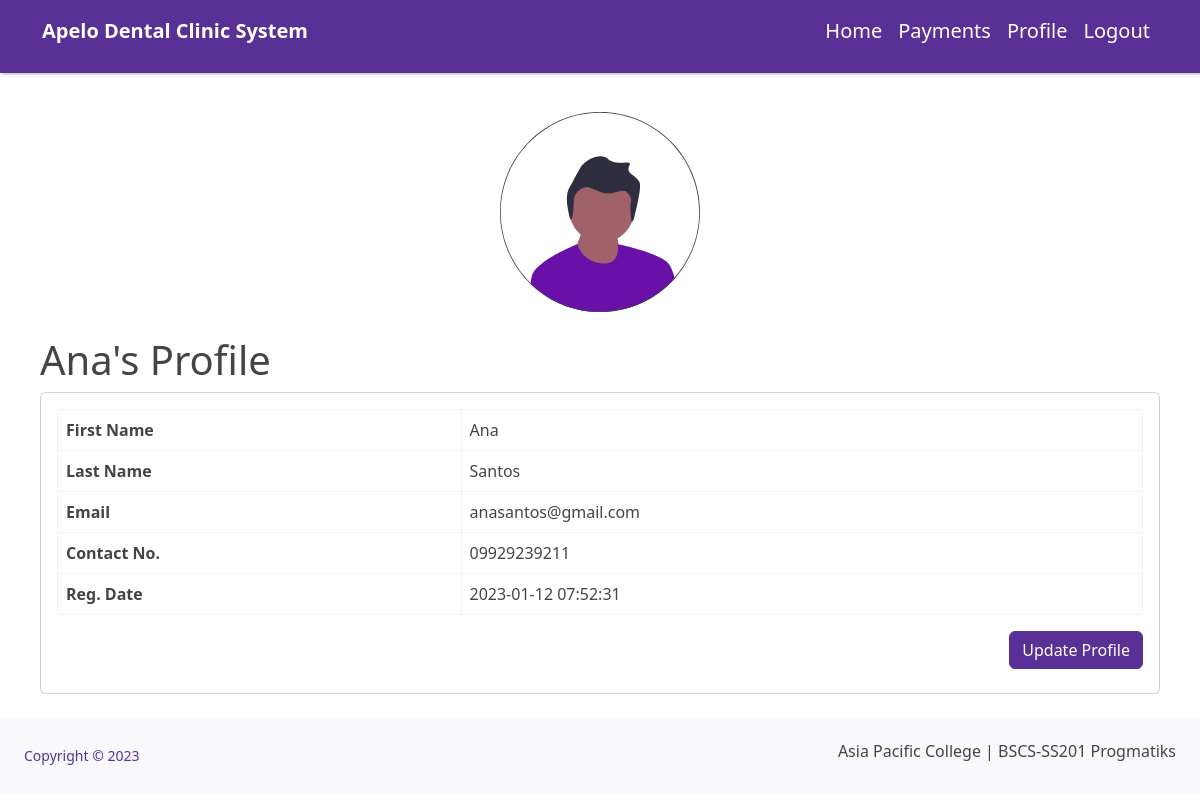
The page /patient/patient-profile.php (signed in) on the database its author committed.
### tables this page shows
CREATE TABLE `patient` (
  `id` int(11) NOT NULL,
  `fname` varchar(255) DEFAULT NULL,
  `lname` varchar(255) DEFAULT NULL,
  `email` varchar(255) DEFAULT NULL,
  `birthday` varchar(255) NOT NULL,
  `Age` int(211) NOT NULL,
  `password` varchar(300) DEFAULT NULL,
  `token` varchar(100) NOT NULL,
  `contactno` varchar(11) DEFAULT NULL,
  `posting_date` timestamp NOT NULL DEFAULT current_timestamp(),
  `h_password` varchar(255) DEFAULT NULL,
  `verified` tinyint(4) NOT NULL,
  `reset_token` varchar(255) DEFAULT NULL,
  `reset_token_expire` datetime DEFAULT NULL
);

### patient/patient-profile.php (the view, shortened to what this page needs)
<?php session_start();
include_once('includes/config.php');
if (strlen($_SESSION['id'] == 0)) {
    header('location:logout.php');
} else {
?>
    <!DOCTYPE html>
    <html lang="en">
    <head>
        <link href="https://cdn.jsdelivr.net/npm/simple-datatables@latest/dist/style.css" rel="stylesheet" />
        <link href="patient-css/bootstrap.css" rel="stylesheet" />
    </head>
    <body class="sb-nav-fixed">
        <?php include_once('patient-nav.php'); ?>
        <div id="layoutSidenav">
            <main>
                <div class="container-fluid px-4">
                    <?php
                    $userid = $_SESSION['id'];
                    $query = mysqli_query($con, "select * from patient where id='$userid'");
                    while ($result = mysqli_fetch_array($query)) { ?>
                        <div class="pt-5 m-3">
                            <img style="max-width: 200px;" class="img-fluid mx-auto d-block d-md-block pt-5" src="undrawAnimations\undraw_pic_profile.svg" alt="User Profile">
                            <h1 class="mt-4"><?php echo $result['fname']; ?>'s Profile</h1>
                            <div class="card mb-4">
                                <div class="card-body">
                                    <table class="table table-bordered">
                                        <tr>
                                            <th>First Name</th>
                                            <td><?php echo $result['fname']; ?></td>
                                        </tr>
                                        <tr>
                                            <th>Last Name</th>
                                            <td><?php echo $result['lname']; ?></td>
                                        </tr>
                                        <tr>
                                            <th>Email</th>
                                            <td colspan="3"><?php echo $result['email']; ?></td>
                                        </tr>
                                        <tr>
                                            <th>Contact No.</th>
                                            <td colspan="3"><?php echo $result['contactno']; ?></td>
                                        </tr>
                                        <tr>
                                            <th>Reg. Date</th>
                                            <td colspan="3"><?php echo $result['posting_date']; ?></td>
                                        </tr>
                                    </table>
                                    <a class="btn btn-md btn-primary mb-2 float-end hover-button" href="edit-profile.php"">Update Profile</a>
                                </div>
                            </div>
                        </div>
                    <?php } ?>
                </div>
            </main>
            <?php include('includes/footer.php'); ?>
        </div>
    </body>
    </html>
<?php } ?>

### rows shown on the page
patient: fname "Ana", lname "Santos", email "anasantos@gmail.com", contactno "09929239211", posting_date "2023-01-12 07:52:31"
